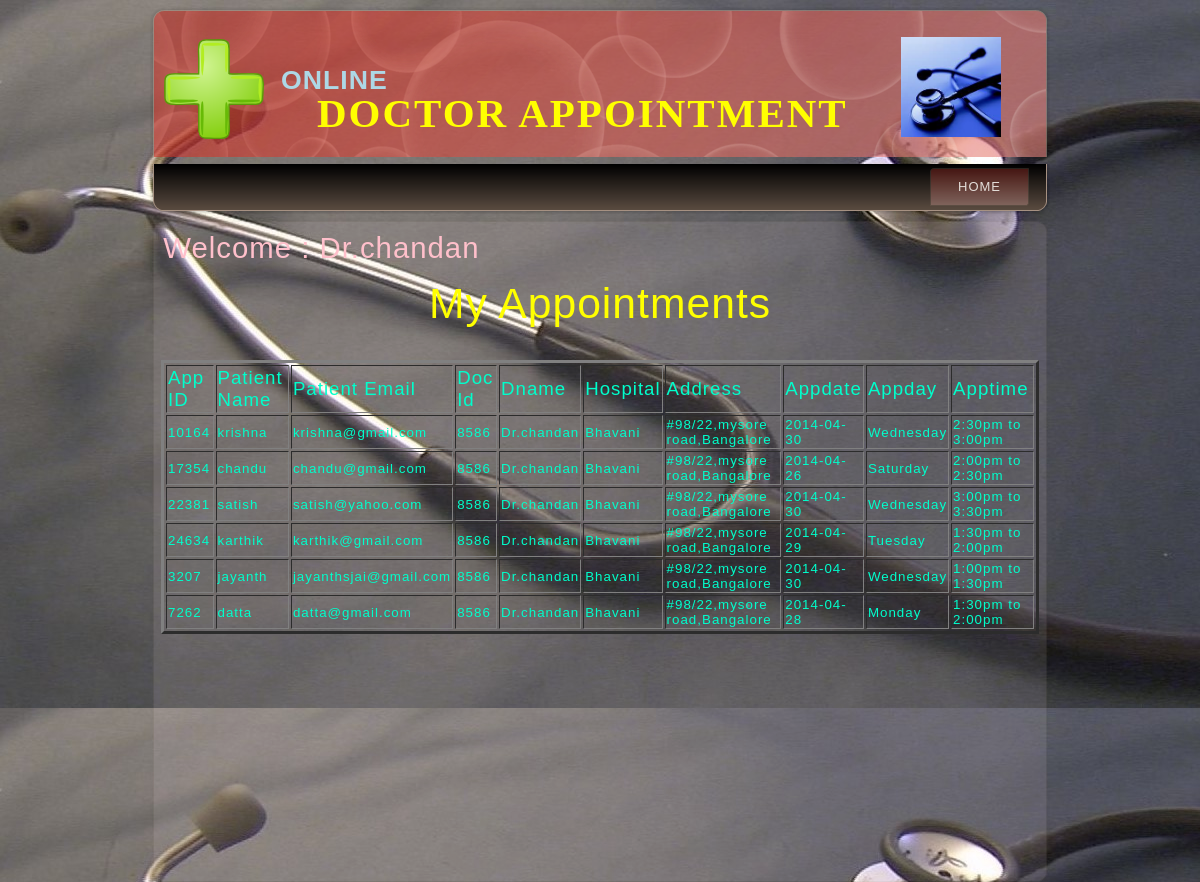
The page /doctor_module/appgrid.php?email=chandan@gmail.com (signed in) on the database its author committed.
### tables this page shows
CREATE TABLE IF NOT EXISTS `doc_tab` (
  `docid` varchar(10) NOT NULL,
  `dname` varchar(25) NOT NULL,
  `email` varchar(30) NOT NULL,
  `specialist` varchar(20) NOT NULL,
  `qualification` varchar(30) NOT NULL,
  `gender` char(10) NOT NULL,
  `address` varchar(50) NOT NULL,
  `phone` bigint(12) NOT NULL,
  `hospital` varchar(30) NOT NULL,
  `availtime` varchar(30) NOT NULL,
  `availdays` varchar(60) NOT NULL,
  `password` varchar(20) NOT NULL,
  PRIMARY KEY (`docid`),
  UNIQUE KEY `email` (`email`),
  UNIQUE KEY `email_2` (`email`)
);

CREATE TABLE IF NOT EXISTS `app_tab` (
  `appid` varchar(10) NOT NULL,
  `name` varchar(20) NOT NULL,
  `email` varchar(30) NOT NULL,
  `docid` varchar(10) NOT NULL,
  `dname` varchar(30) NOT NULL,
  `venue` varchar(50) NOT NULL,
  `appdate` date NOT NULL,
  `appday` varchar(30) NOT NULL,
  `apptime` varchar(30) NOT NULL,
  `hospital` varchar(30) NOT NULL,
  PRIMARY KEY (`appid`)
);

### doctor_module/appgrid.php (the view, shortened to what this page needs)
<html>
<head>
<link rel="stylesheet" href="style.css" type="text/css"/>
</head>
<body>
<div id="art-main">
<div class="art-header">
<div class="art-header-position">
 <div class="art-header-wrapper">
   <div class="art-header-inner">
    <div class="art-logo">
	 <table><tr>
      <td><img src="images/img7.png" width="100" height="100"/></td>
       <td> <h2 style="position:absolute;left:90pt;top:7pt;color:lightblue;font-size:20pt;" align="left">ONLINE</h2><BR><BR><BR>
	   <h1 class="art-logo-name" ><a href="#" style="color:red;">&nbsp;&nbsp;&nbsp;&nbsp;Doctor Appointment</a></h1>
          </td>
	  <td>&nbsp;&nbsp;&nbsp;&nbsp;&nbsp;&nbsp;&nbsp;&nbsp;&nbsp;&nbsp;<img src="images/img1.jpg" width="100" height="100"/></td></tr>
	  </table>
    </div>
   </div>
  </div>
 </div>
</div>
<div class="art-bar art-nav">
 <div class="art-nav-outer">
  <div class="art-nav-wrapper">
   <div class="art-nav-inner">
	<ul class="art-hmenu">
	 <li><a href="dochome.php?con=2&email=<?php echo $_GET['email'] ?>">home</a></li>
	</ul>
   </div>
  </div>
 </div>
</div>
<div class="art-box art-sheet">
 <div class="art-box-body art-sheet-body">
  <div class="art-layout-wrapper">
   <div class="art-content-layout">
    <div class="art-content-layout-row">
     <div class="art-layout-cell art-sidebar1">
 <?php
 include "connect.php";
 $query="select * from doc_tab";
 $sql_query=mysqli_query($conn,$query);
 $dname="Dr.vishnu";
 while($row=mysqli_fetch_array($sql_query))
 {
  if($row['email']==$_GET['email'])
  echo "<div style='position:absolute;top:10pt;left:10pt;font-size:22pt;color:pink;'>Welcome : ".$row['dname']."</div>";
 }
 $query1="select * from doc_tab";
 $sql_query1=mysqli_query($conn,$query1);
 while($row=mysqli_fetch_array($sql_query1))
 {
  if($row['email']==$_GET['email'])
  {
   $dname=$row['dname'];
  }
 }
 $c="0";
 $query="select * from app_tab";
 $sql_query=mysqli_query($conn,$query);
 while($row=mysqli_fetch_array($sql_query))
 {
  if($row["dname"]==$dname)
  {
   $c="1";
  }
 }
 ?>
 <br><br><br>
 <div align="center" style="Font-Size:32pt;color:yellow;">My Appointments</div>
 <?php
 if($c=="1")
 {
  include "connect.php";
  $query="select * from app_tab";
  $sql_query=mysqli_query($conn,$query);
 ?>
 <br><br>
 <table align="center" border="3" style="font-size:10pt;">
 <tr><td><div style='Font-Size:14pt;'>App ID</div></td>
 <td><div style='Font-Size:14pt;'>Patient Name</div></td>
 <td><div style='Font-Size:14pt;'>Patient Email</div></td>
 <td><div style='Font-Size:14pt;'>Doc Id</div></td>
 <td><div style='Font-Size:14pt;'>Dname</div></td>
 <td><div style='Font-Size:14pt;'>Hospital</div></td>
 <td><div style='Font-Size:14pt;'>Address</div></td>
 <td><div style='Font-Size:14pt;'>Appdate</div></td>
 <td><div style='Font-Size:14pt;'>Appday</div></td>
 <td><div style='Font-Size:14pt;'>Apptime</div></td></tr>
 <?php while($row=mysqli_fetch_array($sql_query))
 {?>
 <?php if($row["dname"]==$dname){?>
 <tr><td><?php echo $row["appid"] ?></td>
 <td><?php echo $row["name"] ?></td>
 <td><?php echo $row["email"] ?></td>
 <td><?php echo $row["docid"]?></td>
 <td><?php echo $row["dname"]?></td>
 <td><?php echo $row["hospital"]?></td>
 <td><?php echo $row["venue"]?></td>
 <td><?php echo $row["appdate"]?></td>
 <td><?php echo $row["appday"]?></td>
 <td><?php echo $row["apptime"]?></td></tr>
 <?php } } ?>
 </table>
 <?php
 }
 else
 {
  echo "<br><br><br><br><br><br><div align='center' style='Font-Size:25pt;color:pink;'>You Don't have Apointments</div>";
 }
 ?>
 <br><br><br><br><br><br><br><br><br><br><br><br><br><br><br>
      </div>
     </div>
    </div>
   </div>
  </div>
 </div>
</div>
</body>
</html>

### rows shown on the page
doc_tab: dname "Dr.chandan"
app_tab: appid "10164", name "krishna", email "krishna@gmail.com", docid "8586", dname "Dr.chandan", hospital "Bhavani", venue "#98/22,mysore road,Bangalore", appdate "2014-04-30", appday "Wednesday", apptime "2:30pm to 3:00pm"
app_tab: appid "17354", name "chandu", email "chandu@gmail.com", docid "8586", dname "Dr.chandan", hospital "Bhavani", venue "#98/22,mysore road,Bangalore", appdate "2014-04-26", appday "Saturday", apptime "2:00pm to 2:30pm"
app_tab: appid "22381", name "satish", email "satish@yahoo.com", docid "8586", dname "Dr.chandan", hospital "Bhavani", venue "#98/22,mysore road,Bangalore", appdate "2014-04-30", appday "Wednesday", apptime "3:00pm to 3:30pm"
app_tab: appid "24634", name "karthik", email "karthik@gmail.com", docid "8586", dname "Dr.chandan", hospital "Bhavani", venue "#98/22,mysore road,Bangalore", appdate "2014-04-29", appday "Tuesday", apptime "1:30pm to 2:00pm"
app_tab: appid "3207", name "jayanth", email "jayanthsjai@gmail.com", docid "8586", dname "Dr.chandan", hospital "Bhavani", venue "#98/22,mysore road,Bangalore", appdate "2014-04-30", appday "Wednesday", apptime "1:00pm to 1:30pm"
app_tab: appid "7262", name "datta", email "datta@gmail.com", docid "8586", dname "Dr.chandan", hospital "Bhavani", venue "#98/22,mysore road,Bangalore", appdate "2014-04-28", appday "Monday", apptime "1:30pm to 2:00pm"
